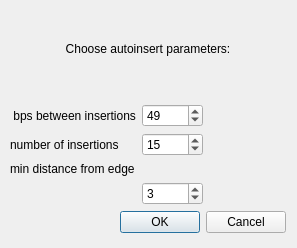
<?xml version="1.0" encoding="UTF-8"?>
<ui version="4.0">
 <class>Dialog</class>
 <widget class="QDialog" name="Dialog">
  <property name="geometry">
   <rect>
    <x>0</x>
    <y>0</y>
    <width>297</width>
    <height>248</height>
   </rect>
  </property>
  <property name="sizePolicy">
   <sizepolicy hsizetype="Fixed" vsizetype="Fixed">
    <horstretch>0</horstretch>
    <verstretch>0</verstretch>
   </sizepolicy>
  </property>
  <property name="windowTitle">
   <string>Dialog</string>
  </property>
  <widget class="QWidget" name="layoutWidget">
   <property name="geometry">
    <rect>
     <x>10</x>
     <y>0</y>
     <width>276</width>
     <height>233</height>
    </rect>
   </property>
   <layout class="QVBoxLayout" name="verticalLayout">
    <item>
     <widget class="QLabel" name="label">
      <property name="text">
       <string>Choose autoinsert parameters:</string>
      </property>
      <property name="alignment">
       <set>Qt::AlignCenter</set>
      </property>
     </widget>
    </item>
    <item>
     <layout class="QFormLayout" name="formLayout">
      <property name="fieldGrowthPolicy">
       <enum>QFormLayout::FieldsStayAtSizeHint</enum>
      </property>
      <item row="1" column="0">
       <widget class="QLabel" name="targetBpBetweenInsertionsLabel">
        <property name="text">
         <string> bps between insertions</string>
        </property>
       </widget>
      </item>
      <item row="2" column="0">
       <widget class="QLabel" name="numOfInsertionsLabel">
        <property name="text">
         <string>number of insertions</string>
        </property>
       </widget>
      </item>
      <item row="2" column="1">
       <widget class="QSpinBox" name="numOfInsertionsBox">
        <property name="maximum">
         <number>10000</number>
        </property>
        <property name="value">
         <number>15</number>
        </property>
       </widget>
      </item>
      <item row="3" column="0">
       <widget class="QLabel" name="initialPositionLabel">
        <property name="text">
         <string>min distance from edge</string>
        </property>
       </widget>
      </item>
      <item row="1" column="1">
       <widget class="QSpinBox" name="targetBpBetweenInsertionsBox">
        <property name="enabled">
         <bool>true</bool>
        </property>
        <property name="maximum">
         <number>10000</number>
        </property>
        <property name="value">
         <number>49</number>
        </property>
       </widget>
      </item>
      <item row="5" column="1">
       <widget class="QSpinBox" name="initialPositionBox">
        <property name="minimum">
         <number>2</number>
        </property>
        <property name="maximum">
         <number>10000</number>
        </property>
        <property name="value">
         <number>3</number>
        </property>
       </widget>
      </item>
     </layout>
    </item>
    <item>
     <widget class="QDialogButtonBox" name="buttonBox">
      <property name="orientation">
       <enum>Qt::Horizontal</enum>
      </property>
      <property name="standardButtons">
       <set>QDialogButtonBox::Cancel|QDialogButtonBox::Ok</set>
      </property>
     </widget>
    </item>
   </layout>
  </widget>
 </widget>
 <tabstops>
  <tabstop>targetBpbetweenInsertionsBox</tabstop>
  <tabstop>numOfInsertionsBox</tabstop>
  <tabstop>initialPositionBox</tabstop>
  <tabstop>buttonBox</tabstop>
 </tabstops>
 <resources/>
 <connections>
  <connection>
   <sender>buttonBox</sender>
   <signal>accepted()</signal>
   <receiver>Dialog</receiver>
   <slot>accept()</slot>
   <hints>
    <hint type="sourcelabel">
     <x>248</x>
     <y>254</y>
    </hint>
    <hint type="destinationlabel">
     <x>157</x>
     <y>274</y>
    </hint>
   </hints>
  </connection>
  <connection>
   <sender>buttonBox</sender>
   <signal>rejected()</signal>
   <receiver>Dialog</receiver>
   <slot>reject()</slot>
   <hints>
    <hint type="sourcelabel">
     <x>316</x>
     <y>260</y>
    </hint>
    <hint type="destinationlabel">
     <x>286</x>
     <y>274</y>
    </hint>
   </hints>
  </connection>
 </connections>
</ui>
